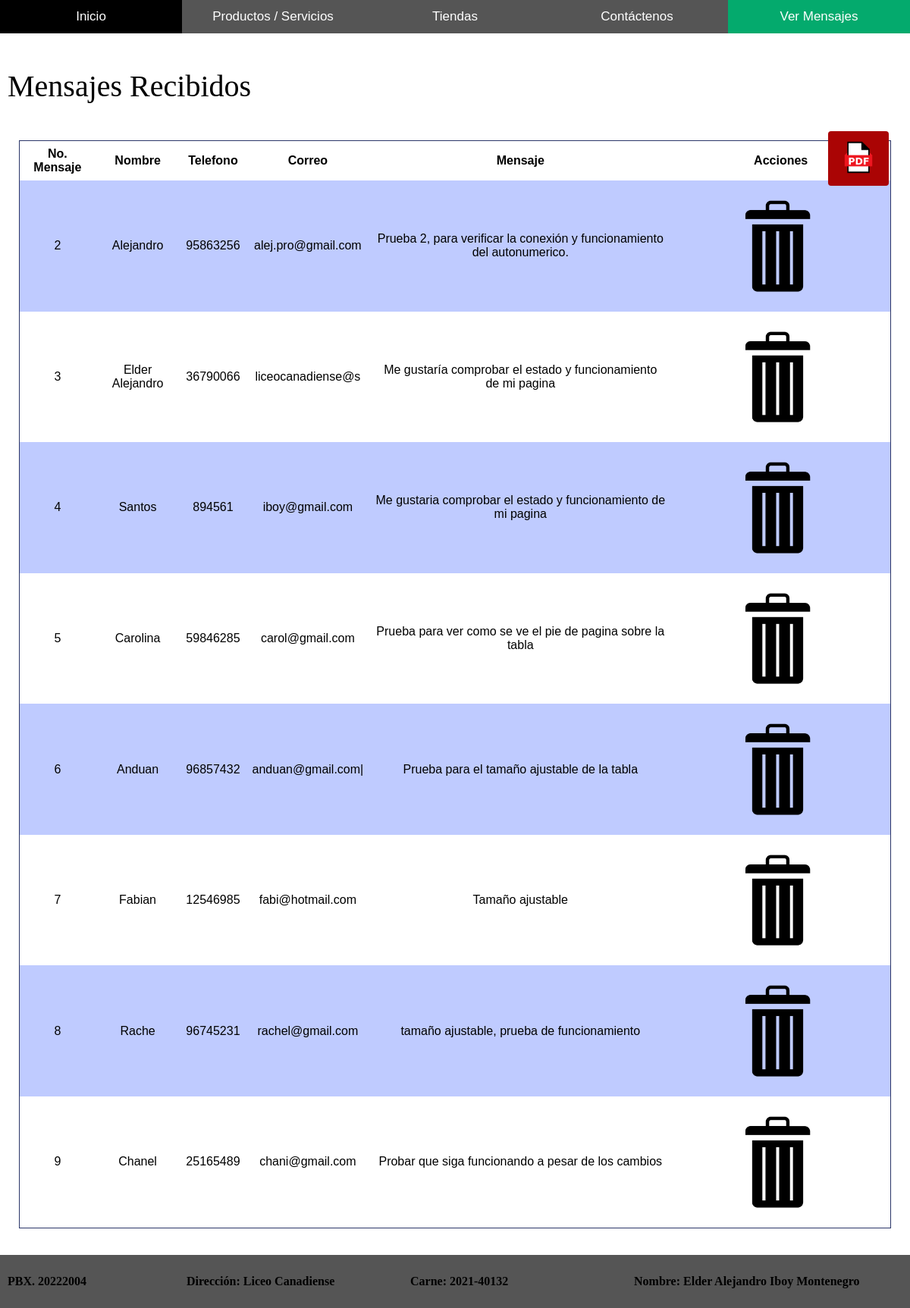
The app's page /mensajes.php with its own data.
### tables this page shows
CREATE TABLE `mensajes` (
  `nomensaje` int(11) NOT NULL,
  `nombre` varchar(60) NOT NULL,
  `telefono` int(8) NOT NULL,
  `correo` varchar(70) NOT NULL,
  `mensaje` varchar(240) NOT NULL
);

### mensajes.php (the view, shortened to what this page needs)
<!DOCTYPE html>
<html lang="es">
<head>
    <link rel="stylesheet" href="mensajes.css">
</head>
<body>
    <div class="contenedor">
        <header>
            <div class="navbar">
                <a href="adidas.php">Inicio</a>
                <a href="productos.php">Productos / Servicios</a>
                <a href="tiendas.php">Tiendas</a>
                <a href="contactenos.php">Contáctenos</a>
                <a class="active" href="mensajes.php">Ver Mensajes</a>
            </div>
        </header>
        <section class="titulo">Mensajes Recibidos</section>
        <section class="tabla">
        <table>
          <tr>
            <th>No. Mensaje</th>
            <th>Nombre</th>
            <th>Telefono</th>
            <th>Correo</th>
            <th>Mensaje</th>
            <th>Acciones</th>
          </tr>
          <?php
          include('bd.php');
          $query = "SELECT nomensaje, nombre, telefono, correo, mensaje FROM mensajes";
          $resultado = mysqli_query($conn, $query);
          while($row=mysqli_fetch_array($resultado)){
          ?>
          <tr>
            <td><?php echo $row['nomensaje']?></td>
            <td><?php echo $row['nombre']?></td>
            <td><?php echo $row['telefono']?></td>
            <td><?php echo $row['correo']?></td>
            <td><?php echo $row['mensaje']?></td>
            <td align="center">
              <a href="eliminar.php?id=<?php echo $row['nomensaje']?>"><img src="images/Eliminar_icon.png" width="40%"></a>
            </td>
          </tr>
          <?php } ?>
        </table>
        </section>
        <a style="text-decoration:none; color: black;" href="pdf.php">
        <button id="pdf"><img src="images/pdf.png" width="40px"></button></a>
        <footer>
            <p class="pbx"><b>PBX. 20222004</b></p>
            <p class="direccion"><b>Dirección: Liceo Canadiense</b></p>
            <p class="carne"><b>Carne: 2021-40132</b></p>
            <p class="nombre"><b>Nombre: Elder Alejandro Iboy Montenegro</b></p>
        </footer>
    </div>
</body>
</html>

### mensajes.css (style rules this page uses)
* { box-sizing: border-box }
body { font-family: Arial, Helvetica, sans-serif; margin:0 }
.navbar { width: 100%; background-color: #555; overflow: auto; }
.navbar a { float: left; padding: 12px; color: white; text-decoration: none; font-size: 17px; width: 20%; text-align: center; }
.navbar a.active { background-color: #04AA6D; }
.contenedor { width: 100%; display: grid; grid-template-areas: 'encabezado' 'titulo' 'tabla' 'pie' ; grid-template-rows: 10vh 10vh 85% 10vh; grid-template-columns: 100%; }
header { grid-area: encabezado; }
.titulo { grid-area: titulo; padding: 10px; font-family: 'Arial Narrow Bold'; font-size: 40px; }
.tabla { align-content: center; grid-area: tabla; padding: 25px; }
footer { position: fixed; left: 0; right: 0; bottom: 0; grid-area: pie; background-color: #555; display: grid; grid-template-areas: 'pbx direccion carne nombre' ; grid-template-columns: 20% 25% 25% 30%; padding: 10px; font-family: 'Arial Narrow Bold'; }
table { border-collapse: collapse; border-spacing: 0; width: 100%; border: 1px solid rgb(43, 54, 105); }
th, td { text-align: center; padding: 8px; }
tr:nth-child(even) { background-color: #bfcbff; }
#pdf { background-color: #aa0404; color: white; padding: 12px 20px; border: none; border-radius: 4px; cursor: pointer; position: absolute; top: 10%; left: 91%; }

### records on screen
mensajes: nomensaje "2", nombre "Alejandro", telefono "95863256", correo "alej.pro@gmail.com", mensaje "Prueba 2, para verificar la conexión y funcionamiento del autonumerico."
mensajes: nomensaje "3", nombre "Elder Alejandro", telefono "36790066", correo "liceocanadiense@s", mensaje "Me gustaría comprobar el estado y funcionamiento de mi pagina"
mensajes: nomensaje "4", nombre "Santos", telefono "894561", correo "iboy@gmail.com", mensaje "Me gustaria comprobar el estado y funcionamiento de mi pagina"
mensajes: nomensaje "5", nombre "Carolina", telefono "59846285", correo "carol@gmail.com", mensaje "Prueba para ver como se ve el pie de pagina sobre la tabla"
mensajes: nomensaje "6", nombre "Anduan", telefono "96857432", correo "anduan@gmail.com|", mensaje "Prueba para el tamaño ajustable de la tabla"
mensajes: nomensaje "7", nombre "Fabian", telefono "12546985", correo "fabi@hotmail.com", mensaje "Tamaño ajustable"
mensajes: nomensaje "8", nombre "Rache", telefono "96745231", correo "rachel@gmail.com", mensaje "tamaño ajustable, prueba de funcionamiento"
mensajes: nomensaje "9", nombre "Chanel", telefono "25165489", correo "chani@gmail.com", mensaje "Probar que siga funcionando a pesar de los cambios"
